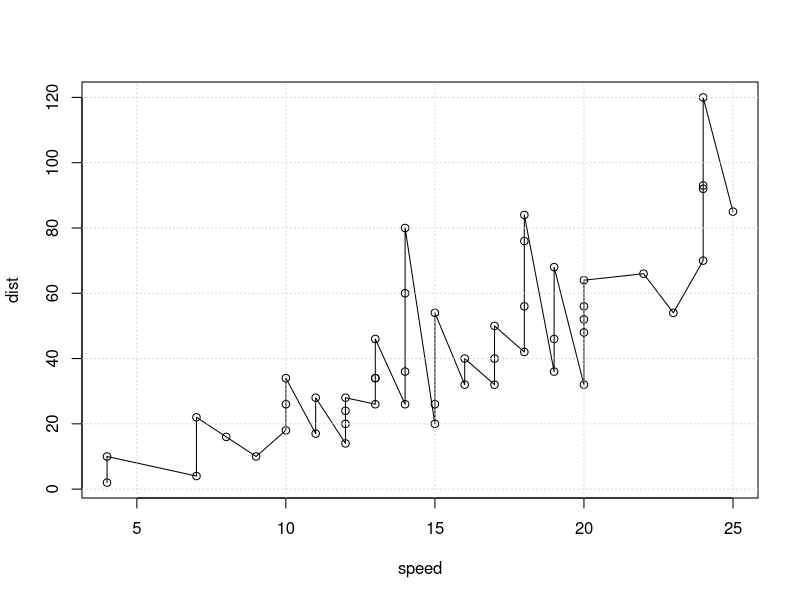

The R script that drew this image:
## ---- chunk 1
## Du kan nu skrive r kode 

1+1
## ---- chunk 2
library(car)
# Car pakken har et dataset der hedder "cars"
speed=cars$speed
dist=cars$dist
plot(speed, dist); lines(speed, dist); grid()
